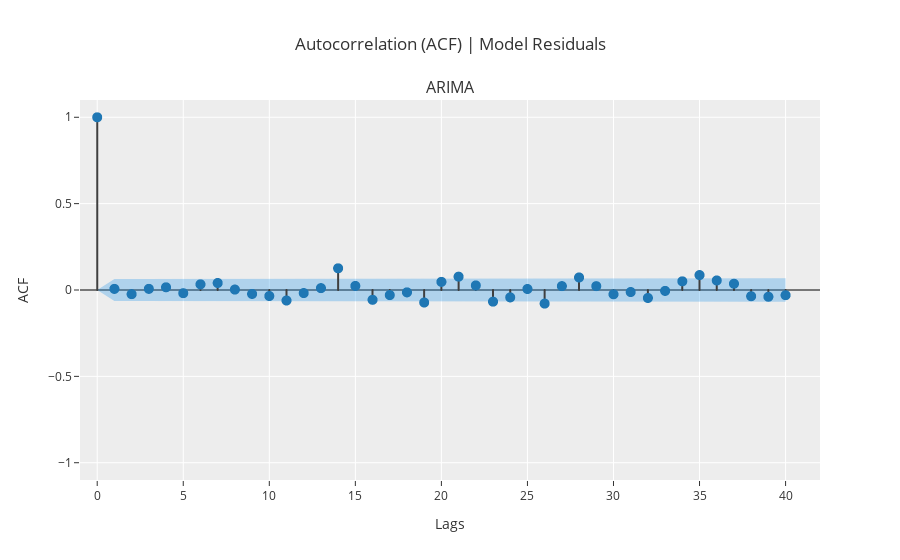

Notebook source saved alongside this figure:
### Code cell
plot_model(t_arima, plot = 'acf')

### Figure 1 — Plotly figure (JSON) as saved in the notebook; plotly's stock layout.template omitted (floating-point values rounded to 4 significant figures)
{"data": [{"line": {"color": "#3f3f3f"}, "marker": {"size": 10}, "mode": "lines", "name": "ACF", "showlegend": false, "type": "scattergl", "x": [0, 0], "xaxis": "x", "y": [0, 1], "yaxis": "y"}, {"line": {"color": "#3f3f3f"}, "marker": {"size": 10}, "mode": "lines", "name": "ACF", "showlegend": false, "type": "scattergl", "x": [1, 1], "xaxis": "x", "y": [0, 0.006532], "yaxis": "y"}, {"line": {"color": "#3f3f3f"}, "marker": {"size": 10}, "mode": "lines", "name": "ACF", "showlegend": false, "type": "scattergl", "x": [2, 2], "xaxis": "x", "y": [0, -0.02398], "yaxis": "y"}, {"line": {"color": "#3f3f3f"}, "marker": {"size": 10}, "mode": "lines", "name": "ACF", "showlegend": false, "type": "scattergl", "x": [3, 3], "xaxis": "x", "y": [0, 0.006707], "yaxis": "y"}, {"line": {"color": "#3f3f3f"}, "marker": {"size": 10}, "mode": "lines", "name": "ACF", "showlegend": false, "type": "scattergl", "x": [4, 4], "xaxis": "x", "y": [0, 0.01572], "yaxis": "y"}, {"line": {"color": "#3f3f3f"}, "marker": {"size": 10}, "mode": "lines", "name": "ACF", "showlegend": false, "type": "scattergl", "x": [5, 5], "xaxis": "x", "y": [0, -0.0184], "yaxis": "y"}, {"line": {"color": "#3f3f3f"}, "marker": {"size": 10}, "mode": "lines", "name": "ACF", "showlegend": false, "type": "scattergl", "x": [6, 6], "xaxis": "x", "y": [0, 0.03279], "yaxis": "y"}, {"line": {"color": "#3f3f3f"}, "marker": {"size": 10}, "mode": "lines", "name": "ACF", "showlegend": false, "type": "scattergl", "x": [7, 7], "xaxis": "x", "y": [0, 0.04057], "yaxis": "y"}, {"line": {"color": "#3f3f3f"}, "marker": {"size": 10}, "mode": "lines", "name": "ACF", "showlegend": false, "type": "scattergl", "x": [8, 8], "xaxis": "x", "y": [0, 0.002543], "yaxis": "y"}, {"line": {"color": "#3f3f3f"}, "marker": {"size": 10}, "mode": "lines", "name": "ACF", "showlegend": false, "type": "scattergl", "x": [9, 9], "xaxis": "x", "y": [0, -0.02278], "yaxis": "y"}, {"line": {"color": "#3f3f3f"}, "marker": {"size": 10}, "mode": "lines", "name": "ACF", "showlegend": false, "type": "scattergl", "x": [10, 10], "xaxis": "x", "y": [0, -0.0347], "yaxis": "y"}, {"line": {"color": "#3f3f3f"}, "marker": {"size": 10}, "mode": "lines", "name": "ACF", "showlegend": false, "type": "scattergl", "x": [11, 11], "xaxis": "x", "y": [0, -0.0608], "yaxis": "y"}, {"line": {"color": "#3f3f3f"}, "marker": {"size": 10}, "mode": "lines", "name": "ACF", "showlegend": false, "type": "scattergl", "x": [12, 12], "xaxis": "x", "y": [0, -0.01777], "yaxis": "y"}, {"line": {"color": "#3f3f3f"}, "marker": {"size": 10}, "mode": "lines", "name": "ACF", "showlegend": false, "type": "scattergl", "x": [13, 13], "xaxis": "x", "y": [0, 0.01084], "yaxis": "y"}, {"line": {"color": "#3f3f3f"}, "marker": {"size": 10}, "mode": "lines", "name": "ACF", "showlegend": false, "type": "scattergl", "x": [14, 14], "xaxis": "x", "y": [0, 0.1258], "yaxis": "y"}, {"line": {"color": "#3f3f3f"}, "marker": {"size": 10}, "mode": "lines", "name": "ACF", "showlegend": false, "type": "scattergl", "x": [15, 15], "xaxis": "x", "y": [0, 0.02361], "yaxis": "y"}, {"line": {"color": "#3f3f3f"}, "marker": {"size": 10}, "mode": "lines", "name": "ACF", "showlegend": false, "type": "scattergl", "x": [16, 16], "xaxis": "x", "y": [0, -0.05687], "yaxis": "y"}, {"line": {"color": "#3f3f3f"}, "marker": {"size": 10}, "mode": "lines", "name": "ACF", "showlegend": false, "type": "scattergl", "x": [17, 17], "xaxis": "x", "y": [0, -0.02954], "yaxis": "y"}, {"line": {"color": "#3f3f3f"}, "marker": {"size": 10}, "mode": "lines", "name": "ACF", "showlegend": false, "type": "scattergl", "x": [18, 18], "xaxis": "x", "y": [0, -0.01356], "yaxis": "y"}, {"line": {"color": "#3f3f3f"}, "marker": {"size": 10}, "mode": "lines", "name": "ACF", "showlegend": false, "type": "scattergl", "x": [19, 19], "xaxis": "x", "y": [0, -0.07245], "yaxis": "y"}, {"line": {"color": "#3f3f3f"}, "marker": {"size": 10}, "mode": "lines", "name": "ACF", "showlegend": false, "type": "scattergl", "x": [20, 20], "xaxis": "x", "y": [0, 0.04713], "yaxis": "y"}, {"line": {"color": "#3f3f3f"}, "marker": {"size": 10}, "mode": "lines", "name": "ACF", "showlegend": false, "type": "scattergl", "x": [21, 21], "xaxis": "x", "y": [0, 0.07717], "yaxis": "y"}, {"line": {"color": "#3f3f3f"}, "marker": {"size": 10}, "mode": "lines", "name": "ACF", "showlegend": false, "type": "scattergl", "x": [22, 22], "xaxis": "x", "y": [0, 0.02634], "yaxis": "y"}, {"line": {"color": "#3f3f3f"}, "marker": {"size": 10}, "mode": "lines", "name": "ACF", "showlegend": false, "type": "scattergl", "x": [23, 23], "xaxis": "x", "y": [0, -0.06753], "yaxis": "y"}, {"line": {"color": "#3f3f3f"}, "marker": {"size": 10}, "mode": "lines", "name": "ACF", "showlegend": false, "type": "scattergl", "x": [24, 24], "xaxis": "x", "y": [0, -0.04268], "yaxis": "y"}, {"line": {"color": "#3f3f3f"}, "marker": {"size": 10}, "mode": "lines", "name": "ACF", "showlegend": false, "type": "scattergl", "x": [25, 25], "xaxis": "x", "y": [0, 0.005715], "yaxis": "y"}, {"line": {"color": "#3f3f3f"}, "marker": {"size": 10}, "mode": "lines", "name": "ACF", "showlegend": false, "type": "scattergl", "x": [26, 26], "xaxis": "x", "y": [0, -0.07867], "yaxis": "y"}, {"line": {"color": "#3f3f3f"}, "marker": {"size": 10}, "mode": "lines", "name": "ACF", "showlegend": false, "type": "scattergl", "x": [27, 27], "xaxis": "x", "y": [0, 0.02244], "yaxis": "y"}, {"line": {"color": "#3f3f3f"}, "marker": {"size": 10}, "mode": "lines", "name": "ACF", "showlegend": false, "type": "scattergl", "x": [28, 28], "xaxis": "x", "y": [0, 0.07258], "yaxis": "y"}, {"line": {"color": "#3f3f3f"}, "marker": {"size": 10}, "mode": "lines", "name": "ACF", "showlegend": false, "type": "scattergl", "x": [29, 29], "xaxis": "x", "y": [0, 0.02228], "yaxis": "y"}, {"line": {"color": "#3f3f3f"}, "marker": {"size": 10}, "mode": "lines", "name": "ACF", "showlegend": false, "type": "scattergl", "x": [30, 30], "xaxis": "x", "y": [0, -0.02476], "yaxis": "y"}, {"line": {"color": "#3f3f3f"}, "marker": {"size": 10}, "mode": "lines", "name": "ACF", "showlegend": false, "type": "scattergl", "x": [31, 31], "xaxis": "x", "y": [0, -0.01185], "yaxis": "y"}, {"line": {"color": "#3f3f3f"}, "marker": {"size": 10}, "mode": "lines", "name": "ACF", "showlegend": false, "type": "scattergl", "x": [32, 32], "xaxis": "x", "y": [0, -0.04622], "yaxis": "y"}, {"line": {"color": "#3f3f3f"}, "marker": {"size": 10}, "mode": "lines", "name": "ACF", "showlegend": false, "type": "scattergl", "x": [33, 33], "xaxis": "x", "y": [0, -0.005226], "yaxis": "y"}, {"line": {"color": "#3f3f3f"}, "marker": {"size": 10}, "mode": "lines", "name": "ACF", "showlegend": false, "type": "scattergl", "x": [34, 34], "xaxis": "x", "y": [0, 0.05028], "yaxis": "y"}, {"line": {"color": "#3f3f3f"}, "marker": {"size": 10}, "mode": "lines", "name": "ACF", "showlegend": false, "type": "scattergl", "x": [35, 35], "xaxis": "x", "y": [0, 0.08638], "yaxis": "y"}, {"line": {"color": "#3f3f3f"}, "marker": {"size": 10}, "mode": "lines", "name": "ACF", "showlegend": false, "type": "scattergl", "x": [36, 36], "xaxis": "x", "y": [0, 0.05519], "yaxis": "y"}, {"line": {"color": "#3f3f3f"}, "marker": {"size": 10}, "mode": "lines", "name": "ACF", "showlegend": false, "type": "scattergl", "x": [37, 37], "xaxis": "x", "y": [0, 0.03623], "yaxis": "y"}, {"line": {"color": "#3f3f3f"}, "marker": {"size": 10}, "mode": "lines", "name": "ACF", "showlegend": false, "type": "scattergl", "x": [38, 38], "xaxis": "x", "y": [0, -0.03594], "yaxis": "y"}, {"line": {"color": "#3f3f3f"}, "marker": {"size": 10}, "mode": "lines", "name": "ACF", "showlegend": false, "type": "scattergl", "x": [39, 39], "xaxis": "x", "y": [0, -0.03905], "yaxis": "y"}, {"line": {"color": "#3f3f3f"}, "marker": {"size": 10}, "mode": "lines", "name": "ACF", "showlegend": false, "type": "scattergl", "x": [40, 40], "xaxis": "x", "y": [0, -0.02996], "yaxis": "y"}, {"marker": {"color": "#1f77b4", "size": 10}, "mode": "markers", "name": "ACF", "showlegend": false, "type": "scattergl", "x": [0, 1, 2, 3, 4, 5, 6, 7, 8, 9, 10, 11, 12, 13, 14, 15, 16, 17, 18, 19, 20, 21, 22, 23, 24, 25, 26, 27, 28, 29, 30, 31, 32, 33, 34, 35, 36, 37, 38, 39, 40], "xaxis": "x", "y": [1, 0.006532, -0.02398, 0.006707, 0.01572, -0.0184, 0.03279, 0.04057, 0.002543, -0.02278, -0.0347, -0.0608, -0.01777, 0.01084, 0.1258, 0.02361, -0.05687, -0.02954, -0.01356, -0.07245, 0.04713, 0.07717, 0.02634, -0.06753, -0.04268, 0.005715, -0.07867, 0.02244, 0.07258, 0.02228, -0.02476, -0.01185, -0.04622, -0.005226, 0.05028, 0.08638, 0.05519, 0.03623, -0.03594, -0.03905, -0.02996], "yaxis": "y"}, {"line": {"color": "rgba(255,255,255,0)"}, "marker": {"size": 10}, "mode": "lines", "name": "UC", "showlegend": false, "type": "scatter", "x": [0, 1, 2, 3, 4, 5, 6, 7, 8, 9, 10, 11, 12, 13, 14, 15, 16, 17, 18, 19, 20, 21, 22, 23, 24, 25, 26, 27, 28, 29, 30, 31, 32, 33, 34, 35, 36, 37, 38, 39, 40], "xaxis": "x", "y": [0, 0.06329, 0.06329, 0.06333, 0.06333, 0.06335, 0.06337, 0.06344, 0.06354, 0.06354, 0.06357, 0.06365, 0.06388, 0.0639, 0.06391, 0.06489, 0.06493, 0.06513, 0.06518, 0.06519, 0.06551, 0.06565, 0.06601, 0.06605, 0.06633, 0.06644, 0.06644, 0.06681, 0.06684, 0.06716, 0.06719, 0.06723, 0.06723, 0.06736, 0.06736, 0.06751, 0.06795, 0.06813, 0.06821, 0.06829, 0.06838], "yaxis": "y"}, {"fill": "tonexty", "fillcolor": "rgba(32, 146, 230,0.3)", "line": {"color": "rgba(255,255,255,0)"}, "marker": {"size": 10}, "mode": "lines", "name": "LC", "showlegend": false, "type": "scatter", "x": [0, 1, 2, 3, 4, 5, 6, 7, 8, 9, 10, 11, 12, 13, 14, 15, 16, 17, 18, 19, 20, 21, 22, 23, 24, 25, 26, 27, 28, 29, 30, 31, 32, 33, 34, 35, 36, 37, 38, 39, 40], "xaxis": "x", "y": [0, -0.06329, -0.06329, -0.06333, -0.06333, -0.06335, -0.06337, -0.06344, -0.06354, -0.06354, -0.06357, -0.06365, -0.06388, -0.0639, -0.06391, -0.06489, -0.06493, -0.06513, -0.06518, -0.06519, -0.06551, -0.06565, -0.06601, -0.06605, -0.06633, -0.06644, -0.06644, -0.06681, -0.06684, -0.06716, -0.06719, -0.06723, -0.06723, -0.06736, -0.06736, -0.06751, -0.06795, -0.06813, -0.06821, -0.06829, -0.06838], "yaxis": "y"}], "layout": {"annotations": [{"font": {"size": 16}, "showarrow": false, "text": "ARIMA", "x": 0.5, "xanchor": "center", "xref": "paper", "y": 1, "yanchor": "bottom", "yref": "paper"}], "showlegend": false, "title": {"text": "Autocorrelation (ACF) | Model Residuals"}, "xaxis": {"anchor": "y", "domain": [0, 1], "range": [-1, 42], "title": {"text": "Lags"}}, "yaxis": {"anchor": "x", "domain": [0, 1], "range": [-1.1, 1.1], "title": {"text": "ACF"}, "zerolinecolor": "#000000"}}}
